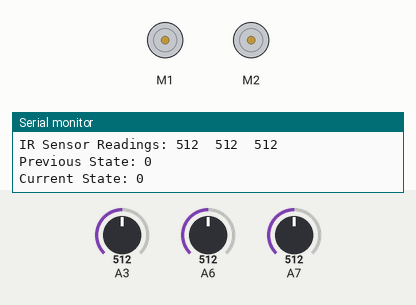
A sketch run on a simulated Arduino Nano, built with avr-gcc and run on an emulated ATmega328P. On the bench: 2 × DC motor (green arrow = forward, orange = backward, longer = faster), the last lines printed to the serial monitor. The inputs (shaded band) are chosen by the test bench; at power-on: A6 = 512, A7 = 512, A3 = 512. At 10.1 s the program stops and its outputs stay as they are.

Above: at 1.3 s.
1.4 s: A6 set to 889
3.1 s: A6 set to 911
At 4.4 s:
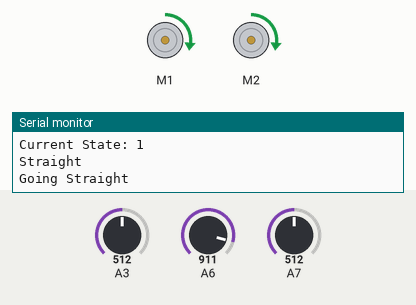
5.2 s: A7 set to 910
At 6.0 s:
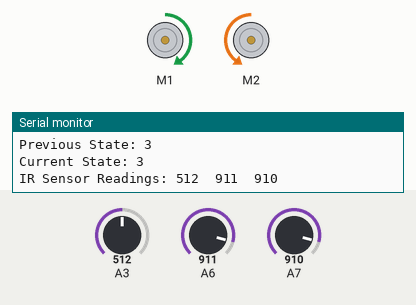
6.8 s: A7 set to 882
At 8.7 s:
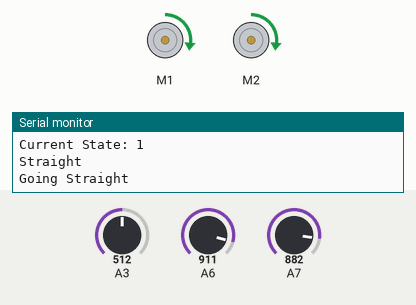
9.8 s: A3 set to 910
At 10.7 s:
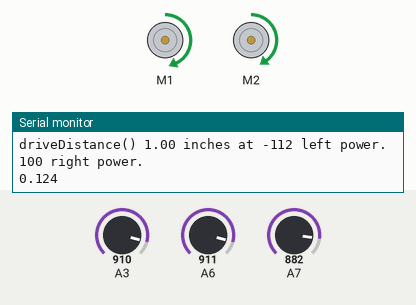
Timing chart, 0 to 11.6 s (numbered marks = the images above; inputs shaded):
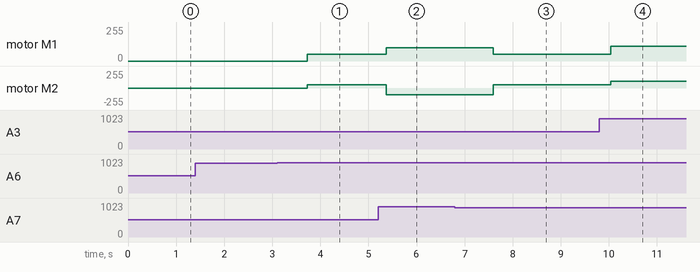

The sketch:

lineFollowing3.ino
```cpp
/***********************************************************************
 * Author: Elena Chong
 * Last time modified: February 7th, 2016
 * Description: Maze Line Solver Vr 1.1 for the RedBot
 ***********************************************************************/

#include <RedBot.h>
 // From RedBot Arduino Library
RedBotSensor left = RedBotSensor(A3); // initialize a sensor object on A3
RedBotSensor center = RedBotSensor(A6); // initialize a sensor object on A6
RedBotSensor right = RedBotSensor(A7); // initialize a sensor object on A7
RedBotMotors motors;
RedBotEncoder encoder = RedBotEncoder(A2, 10);  // initializes encoder on pins A2 and 10
#define STRAIGHTSPEED 50
#define TURNSPEED 100
// Initialize
int buttonPin = 12;
int countsPerRev = 192;   // 4 pairs of N-S x 48:1 gearbox = 192 ticks per wheel rev
float wheelDiam = 2.56;  // diam = 65mm / 25.4 mm/in
float wheelCirc = PI*wheelDiam;  // Redbot wheel circumference = pi*D
int lCount; // variables used to store the left and right encoder counts.
int rCount;
int rightSensor;
int leftSensor;
int centerSensor;

boolean goStraight = false;
boolean goTurn = false;
enum state { // States
	start,        // 0
	straight,     // 1
	turnLeft,     // 2
	turnRight,    // 3
	uTurn,        // 4
	decideLeft,   // 5
	decideRight,  // 6
	finished      // 7
};
state nextState = start;
state prevState = start;
int threshold = 900;


void setup()
{
	//  pinMode(buttonPin, INPUT_PULLUP);
	Serial.begin(9600);

}

void loop()
{
	delay(500);
	Serial.print("IR Sensor Readings: ");
	Serial.print(leftSensor);
	Serial.print("\t");  // tab character
	Serial.print(centerSensor);
	Serial.print("\t");  // tab character
	Serial.print(rightSensor);
	Serial.print("\t");  // tab character
	Serial.println();
	updateSensors();
	updateStates();

	//***** going straight *****//
	while (nextState == straight) {
		Serial.println("Straight");
		//while (leftSensor < threshold && centerSensor > threshold && rightSensor < threshold) {
			Serial.println("Going Straight");
			if (center.read() > threshold && left.read() < threshold && right.read() < threshold) {
				delay(100);
				motors.leftMotor(-STRAIGHTSPEED);
				motors.rightMotor(STRAIGHTSPEED);
			}
			else if (center.read() < threshold && left.read() > threshold && right.read() < threshold) {
				delay(100);
				motors.leftMotor(STRAIGHTSPEED);
				motors.rightMotor(STRAIGHTSPEED);
			}
			else if (center.read() < threshold && left.read() < threshold && right.read() > threshold) {
				delay(100);
				motors.leftMotor(-STRAIGHTSPEED);
				motors.rightMotor(-STRAIGHTSPEED);
			//}
			}
			updateSensors();
			updateStates();
	}
	//** decide left **//
	if (nextState == decideLeft) {
		Serial.println("decide left");
		goForwardDecide();
		//>>>>> may need to store the nextState in order to perform the entire task correctly
	}
	//** decide right **//
	if (nextState == decideRight) {
		Serial.println("decide right");

		goForwardDecide();
		//      turnRight = false;
		//      goForwardDecide();
		//      if(goTurn){
		//        while(center.read() > threshold && right.read() > threshold){
		//          motors.leftMotor(-100);
		//          motors.rightMotor(-100);
		//        }
		//      goTurn = false;
		//      }
		//      else if(goStraight){
		//        goStraight = false;
		//      motors.leftMotor(-100);
		//      motors.rightMotor(100);
		//      }

		//    }
		//>>>>> may need to store the nextState in order to perform the entire task correctly
	}
	//** turn right **//
	if (nextState == turnRight) {
		Serial.println("Turn Right");
		//while (leftSensor < threshold && centerSensor > threshold && rightSensor > threshold) {
			Serial.println("Turning a Right");
			motors.leftMotor(-TURNSPEED);
			motors.rightMotor(-TURNSPEED);

		//}
			updateSensors();
			updateStates();
	}
	//** U TURN **//
	//if (nextState == uTurn) {
	//	Serial.println("U Turn");
	//	//while (rightSensor < threshold && leftSensor < threshold && centerSensor < threshold) {
	//		Serial.println("Making a U Turn");
	//		motors.leftMotor(SPEED);
	//		motors.rightMotor(SPEED);
	//	//}
	//		updateSensors();
	//		updateStates();
	//}
	//** LEFT TURN **//
	if (nextState == turnLeft) {
		Serial.println("turn left");
		//while (leftSensor > threshold && centerSensor < threshold && rightSensor < threshold) {
			Serial.println("Turning a Left");
			motors.leftMotor(TURNSPEED);
			motors.rightMotor(TURNSPEED);
		//}
			updateSensors();
			updateStates();
	}
}

/*************
 * Define all the states
 */
void updateStates() {
	// input: 000
	if (leftSensor < threshold && centerSensor < threshold && rightSensor < threshold) {
		prevState = nextState; //updating previous state to be what the previous action was.
		if (prevState == start) {
			nextState = start;
		}
		else if (prevState == straight) {
			nextState = uTurn;
		}
		else if (prevState == uTurn) {
			nextState = uTurn;
		}
		else if (prevState == decideLeft) {
			nextState = turnLeft;
		}
		else if (prevState == decideRight) {
			nextState = turnRight;
		}
	}
	// input: 010
	else if (leftSensor < threshold && centerSensor > threshold && rightSensor < threshold) {
		prevState = nextState;
		if (prevState == start) {
			nextState = straight;
		}
		else if (prevState == uTurn) {
			nextState = straight;
		}
		else if (prevState == turnRight) {
			nextState = straight;
		}
		else if (prevState == decideLeft) {
			nextState = straight;
		}
		else if (prevState == turnLeft) {
			nextState = straight;
		}
		else if (prevState == decideRight) {
			nextState = turnRight;
		}
		else if (prevState == finished) {
			nextState = straight;
		}
	}
	// Input: 011
	else if (leftSensor < threshold && centerSensor > threshold && rightSensor > threshold) {
		prevState = nextState;
		if (prevState == straight) {
			nextState = turnRight;
		}
	}
	// Input: 110
	else if (leftSensor > threshold && centerSensor > threshold && rightSensor < threshold) {
		prevState = nextState;
		if (prevState == straight) {
			nextState = decideLeft;
		}
	}
	// Input: 111
	else if (leftSensor > threshold && centerSensor > threshold && rightSensor > threshold) {
		prevState = nextState;
		if (prevState == straight) {
			nextState = decideRight;
		}
		else if (prevState == decideRight) {
			nextState = finished;
		}
		else if (prevState == finished) {
			nextState = finished;
		}
	}

	// printing the values into the serial
	delay(100);
	Serial.print("Previous State: ");
	Serial.println(prevState);
	Serial.print("Current State: ");
	Serial.println(nextState);
}
// UPDATE SENSOR DATA - AVERAGE SENSOR READINGS
void updateSensors() {
	int leftS;
	int centerS;
	int rightS;

	for (int i = 0; i < 10; i++) {
		leftS = leftS + left.read();
		rightS = rightS + right.read();
		centerS = centerS + center.read();
	}
	leftSensor = leftS / 10;
	rightSensor = rightS / 10;
	centerSensor = centerS / 10;
}
/**
 * Method that is called to perform all the motions based on sensor readings and the states
 */
void motion() {
	//***** going straight *****//
	while (nextState == straight) {
		if (center.read() > threshold) {
			motors.leftMotor(-STRAIGHTSPEED);
			motors.rightMotor(STRAIGHTSPEED);
		}
		else if (left.read() > threshold) {
			motors.leftMotor(STRAIGHTSPEED);
			motors.rightMotor(STRAIGHTSPEED);
		}
		else if (right.read() > threshold) {
			motors.leftMotor(-STRAIGHTSPEED);
			motors.rightMotor(-STRAIGHTSPEED);
		}
	}
	//** decide left **//
	while (nextState == decideLeft) {
		goForwardDecide();
		//>>>>> may need to store the nextState in order to perform the entire task correctly
	}
	//** decide right **//
	while (nextState == decideRight) {
		goForwardDecide();
		//      turnRight = false;
		//      goForwardDecide();
		//      if(goTurn){
		//        while(center.read() > threshold && right.read() > threshold){
		//          motors.leftMotor(-100);
		//          motors.rightMotor(-100);
		//        }
		//      goTurn = false;
		//      }
		//      else if(goStraight){
		//        goStraight = false;
		//      motors.leftMotor(-100);
		//      motors.rightMotor(100);
		//      }

		//    }
		//>>>>> may need to store the nextState in order to perform the entire task correctly
	}
	//** turn right **//
	while (nextState == turnRight) {
		Serial.println("Turn Right");
		motors.leftMotor(-TURNSPEED);
		motors.rightMotor(-TURNSPEED);
	}
	//** LEFT TURN **//
	while (nextState == turnLeft) {
		Serial.println("Turn Left");
		motors.leftMotor(TURNSPEED);
		motors.rightMotor(TURNSPEED);
	}
	//** U TURN **//
	while (nextState == uTurn) {
		Serial.println("Making a U Turn");
		motors.leftMotor(TURNSPEED);
		motors.rightMotor(TURNSPEED);
	}
}

/********************************************
 * Go forward an inch to decide next movement.
 */
void goForwardDecide() {
	// move forward and decide based on values read.
	Serial.println("Move forward an inch");
	driveDistance(1, -112, 100);
	delay(200);
	if (rightSensor < threshold && centerSensor < threshold && leftSensor < threshold) {
		goStraight = false;
		goTurn = true;
		//      intersection = false;
	}
	delay(200);
	driveDistance(2, 112, -100);
	delay(200);
	motors.brake();
}

/**
 * Drive distance function from RedBot library examples
 * distance in inches
 * leftPower must be negative to drive forward
 * rightPower must be positive to drive forward
 */
void driveDistance(float distance, int leftPower, int rightPower)
{
	long lCount = 0;
	long rCount = 0;
	float numRev;
	// debug
	Serial.print("driveDistance() ");
	Serial.print(distance);
	Serial.print(" inches at ");
	Serial.print(leftPower);
	Serial.println(" left power.");
	Serial.print(rightPower);
	Serial.println(" right power.");
	numRev = (float)distance / wheelCirc;
	Serial.println(numRev, 3);
	encoder.clearEnc(BOTH);  // clear the encoder count
	motors.leftMotor(leftPower);
	motors.rightMotor(rightPower);

	while (abs(rCount) < numRev*countsPerRev)
	{
		// while the left encoder is less than the target count -- debug print
		// the encoder values and wait -- this is a holding loop.
		//lCount = encoder.getTicks(LEFT);
		//rCount = encoder.getTicks(RIGHT);
		//Serial.print(lCount);
		//Serial.print("\t");
		//Serial.print(rCount);
		//Serial.print("\t");
		//Serial.println(numRev*countsPerRev);
	}
	// now apply "brakes" to stop the motors.
	motors.brake();
}
```

Measured:
- the behaviour switches between 900 and 901 on A6 (found by bisection; images 0 and 1)
- the behaviour switches between 900 and 899 on A7 (found by bisection; images 2 and 3)
- after the input at 3.1 s, motor M1, motor M2: stopped → forward 49/255 after 0.63 s
- after the input at 5.2 s, motor M1: forward 49/255 → forward 99/255 after 0.17 s; motor M2: forward 49/255 → backward 99/255 after 0.17 s
- after the input at 6.8 s, motor M1: forward 99/255 → forward 49/255 after 0.80 s; motor M2: backward 99/255 → forward 49/255 after 0.80 s
- after the input at 9.8 s, motor M1: forward 49/255 → forward 111/255 after 0.24 s; motor M2: forward 49/255 → forward 99/255 after 0.24 s
